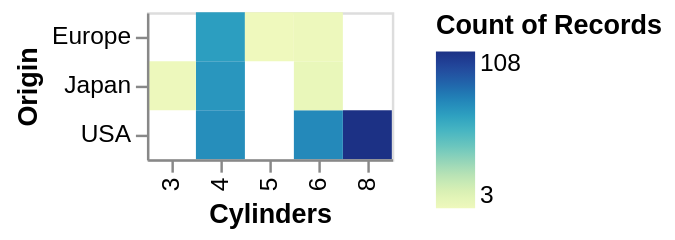

Vega-Lite specification for this chart:
### Vega-Lite specification from a JSON file in a GitHub repository (floating-point values rounded to 4 significant figures; data arrays with more than 128 entries replaced by an {"elided": "..."} marker saying what was removed)
{"$schema": "https://vega.github.io/schema/vega-lite/v4.json", "data": {"values": {"elided": "406 records"}}, "selection": {"pts": {"type": "single", "on": "dblclick"}}, "mark": "rect", "encoding": {"y": {"field": "Origin"}, "x": {"field": "Cylinders"}, "color": {"condition": {"selection": "pts", "aggregate": "count"}, "value": "grey"}}}
